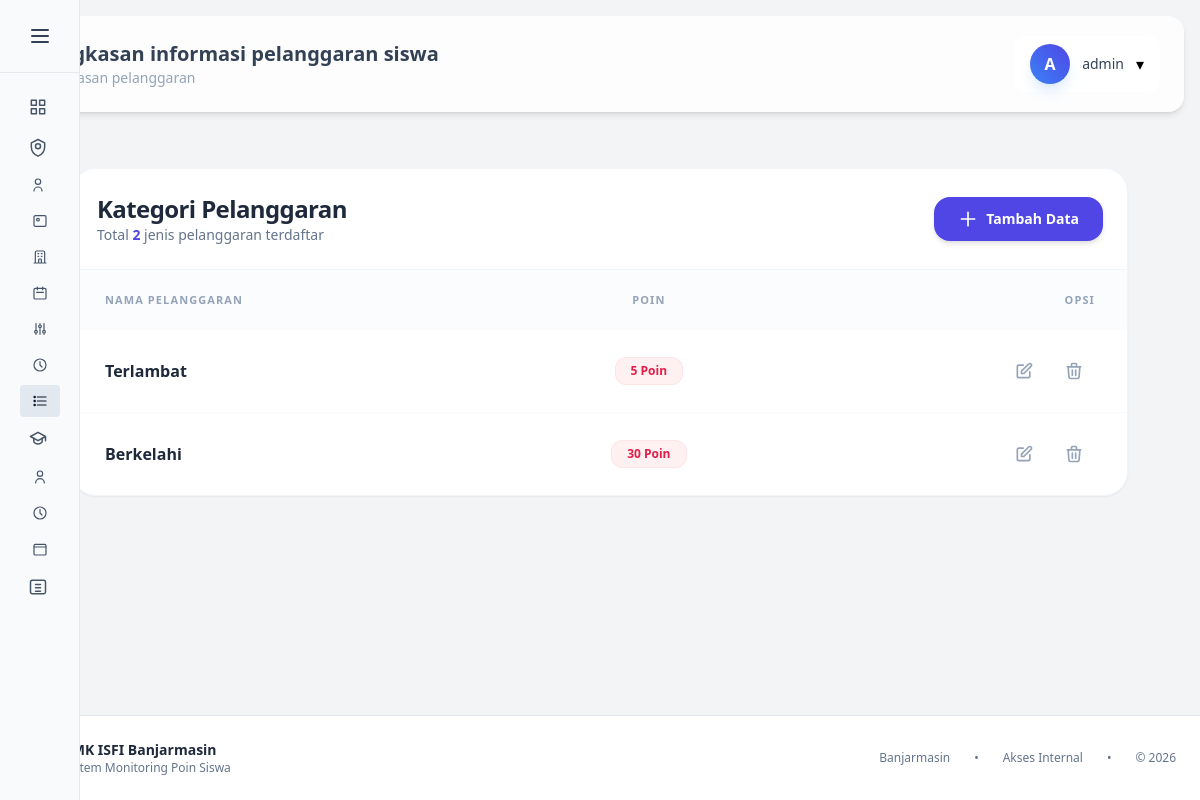
/jenis_pelanggaran (signed in), run on the app's committed database.
### tables this page shows
CREATE TABLE `jenis_pelanggaran` (
  `id` int NOT NULL,
  `nama_pelanggaran` varchar(100) DEFAULT NULL,
  `poin` int DEFAULT NULL
);

### pages/pelanggaran/jenis_pelanggaran.php (the view, shortened to what this page needs)
<?php
include __DIR__ . '/../../config/connection.php';
$query = "SELECT * FROM jenis_pelanggaran ORDER BY id ASC";
$result = mysqli_query($connect, $query);
$total_data = mysqli_num_rows($result);
?>
<link rel="stylesheet" href="https://cdnjs.cloudflare.com/ajax/libs/animate.css/4.1.1/animate.min.css"/>
<div class="animate__animated animate__fadeIn p-4 md:p-8">
    <div class="max-w-6xl mx-auto">
        <div class="bg-white rounded-3xl shadow-sm border border-slate-100 overflow-hidden">
            <div class="p-6 border-b border-slate-100">
                <div class="flex items-center justify-between">
                    <div>
                        <h2 class="text-2xl font-bold text-slate-800 tracking-tight">
                            Kategori Pelanggaran
                        </h2>
                        <p class="text-sm text-slate-500">
                            Total <span class="font-bold text-indigo-600"><?= $total_data ?></span> jenis pelanggaran terdaftar
                        </p>
                    </div>
                    <a href="jenis_pelanggaran_tambah"
                       class="inline-flex items-center gap-2 px-6 py-3 bg-indigo-600 hover:bg-indigo-700 text-white text-sm font-semibold rounded-2xl transition-all shadow-md hover:shadow-indigo-200">
                        <svg xmlns="http://www.w3.org/2000/svg" class="h-5 w-5" fill="none" viewBox="0 0 24 24" stroke="currentColor">
                            <path stroke-linecap="round" stroke-linejoin="round" stroke-width="2" d="M12 4v16m8-8H4" />
                        </svg>
                        Tambah Data
                    </a>
                </div>
            </div>
            <div class="overflow-x-auto">
                <table class="min-w-full text-sm text-left">
                    <thead>
                        <tr class="bg-slate-50/50 text-slate-400 text-[11px] uppercase tracking-widest font-bold">
                            <th class="px-8 py-5">Nama Pelanggaran</th>
                            <th class="px-8 py-5 text-center"">Poin</th>
                            <th class="px-8 py-5 text-right">Opsi</th>
                        </tr>
                    </thead>
                    <tbody class="divide-y divide-slate-50">
                        <?php if ($total_data > 0): ?>
                            <?php while($item = mysqli_fetch_assoc($result)):
                                $point_color = 'bg-rose-50 text-rose-600 ring-rose-100';
                            ?>
                            <tr class="group hover:bg-slate-50/80 transition-all duration-200">
                                <td class="px-8 py-5">
                                    <div class="flex flex-col">
                                        <span class="font-bold text-slate-800 text-base">
                                            <?= htmlspecialchars($item['nama_pelanggaran']) ?>
                                        </span>
                                    </div>
                                </td>
                                <td class="px-8 py-5 text-center"">
                                    <span class="inline-flex items-center px-4 py-1.5 rounded-xl text-xs font-bold <?= $point_color ?> ring-1 ring-inset ring-current/10">
                                        <?= $item['poin'] ?> Poin
                                    </span>
                                </td>
                                <td class="px-8 py-5 text-right">
                                    <div class="flex justify-end items-center gap-2">
                                        <a href="jenis_pelanggaran_edit?id=<?= $item['id'] ?>"
                                           class="p-2.5 text-slate-400 hover:text-indigo-600 hover:bg-indigo-50 rounded-xl transition-all border border-transparent hover:border-indigo-100"
                                           title="Edit Data">
                                            <svg xmlns="http://www.w3.org/2000/svg" class="h-5 w-5" fill="none" viewBox="0 0 24 24" stroke="currentColor">
                                                <path stroke-linecap="round" stroke-linejoin="round" stroke-width="2" d="M11 5H6a2 2 0 00-2 2v11a2 2 0 002 2h11a2 2 0 002-2v-5m-1.414-9.414a2 2 0 112.828 2.828L11.828 15H9v-2.828l8.586-8.586z" />
                                            </svg>
                                        </a>
                                        <a href="jenis_pelanggaran_hapus?id=<?= $item['id'] ?>"
                                           onclick="return confirm('Apakah Anda yakin ingin menghapus kategori ini?')"
                                           class="p-2.5 text-slate-400 hover:text-rose-600 hover:bg-rose-50 rounded-xl transition-all border border-transparent hover:border-rose-100"
                                           title="Hapus Data">
                                            <svg xmlns="http://www.w3.org/2000/svg" class="h-5 w-5" fill="none" viewBox="0 0 24 24" stroke="currentColor">
                                                <path stroke-linecap="round" stroke-linejoin="round" stroke-width="2" d="M19 7l-.867 12.142A2 2 0 0116.138 21H7.862a2 2 0 01-1.995-1.858L5 7m5 4v6m4-6v6m1-10V4a1 1 0 00-1-1h-4a1 1 0 00-1 1v3M4 7h16" />
                                            </svg>
                                        </a>
                                    </div>
                                </td>
                            </tr>
                            <?php endwhile; ?>
                        <?php endif; ?>
                    </tbody>
                </table>
            </div>
        </div>
    </div>
</div>

### index.php (style rules this page uses)
html, body { width: 100%; overflow-x: hidden; }

### data on the page
jenis_pelanggaran: nama_pelanggaran "Terlambat", poin "5"
jenis_pelanggaran: nama_pelanggaran "Berkelahi", poin "30"

### other printed values
user_initials($_SESSION['user_name']) "A"
$_SESSION['user_name'] "admin"
$total_data "2"
